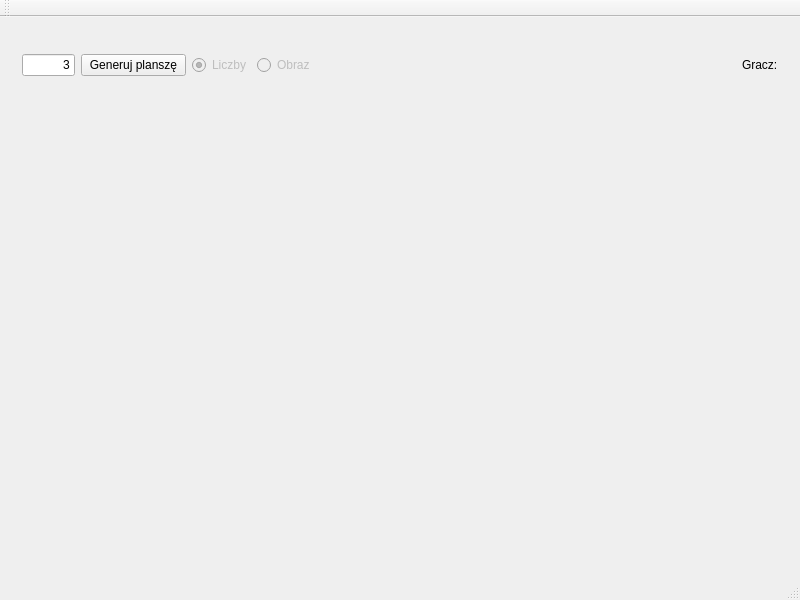
<?xml version="1.0" encoding="UTF-8"?>
<ui version="4.0">
 <class>MainWindow</class>
 <widget class="QMainWindow" name="MainWindow">
  <property name="geometry">
   <rect>
    <x>0</x>
    <y>0</y>
    <width>800</width>
    <height>600</height>
   </rect>
  </property>
  <property name="minimumSize">
   <size>
    <width>640</width>
    <height>480</height>
   </size>
  </property>
  <property name="windowTitle">
   <string>Slize Puzzle Game</string>
  </property>
  <widget class="QWidget" name="centralWidget">
   <layout class="QGridLayout" name="gridLayout_2">
    <item row="0" column="0">
     <layout class="QVBoxLayout" name="verticalLayout" stretch="0">
      <item>
       <widget class="QStackedWidget" name="stackedWidget">
        <property name="currentIndex">
         <number>1</number>
        </property>
        <widget class="QWidget" name="page">
         <property name="sizePolicy">
          <sizepolicy hsizetype="Preferred" vsizetype="Preferred">
           <horstretch>0</horstretch>
           <verstretch>0</verstretch>
          </sizepolicy>
         </property>
         <property name="layoutDirection">
          <enum>Qt::LeftToRight</enum>
         </property>
         <layout class="QHBoxLayout" name="horizontalLayout">
          <item>
           <spacer name="horizontalSpacer_2">
            <property name="orientation">
             <enum>Qt::Horizontal</enum>
            </property>
            <property name="sizeHint" stdset="0">
             <size>
              <width>40</width>
              <height>20</height>
             </size>
            </property>
           </spacer>
          </item>
          <item>
           <widget class="QLabel" name="labelUsername">
            <property name="text">
             <string>Nazwa użytkownika:</string>
            </property>
            <property name="alignment">
             <set>Qt::AlignRight|Qt::AlignTrailing|Qt::AlignVCenter</set>
            </property>
           </widget>
          </item>
          <item>
           <widget class="QLineEdit" name="usernameField">
            <property name="minimumSize">
             <size>
              <width>100</width>
              <height>0</height>
             </size>
            </property>
            <property name="maximumSize">
             <size>
              <width>200</width>
              <height>16777215</height>
             </size>
            </property>
            <property name="maxLength">
             <number>50</number>
            </property>
           </widget>
          </item>
          <item>
           <widget class="QPushButton" name="usernameBtn">
            <property name="text">
             <string>Graj</string>
            </property>
           </widget>
          </item>
          <item>
           <spacer name="horizontalSpacer_3">
            <property name="orientation">
             <enum>Qt::Horizontal</enum>
            </property>
            <property name="sizeHint" stdset="0">
             <size>
              <width>40</width>
              <height>20</height>
             </size>
            </property>
           </spacer>
          </item>
         </layout>
        </widget>
        <widget class="QWidget" name="page_2">
         <layout class="QVBoxLayout" name="verticalLayout_2" stretch="1,9">
          <item>
           <layout class="QHBoxLayout" name="topBar" stretch="1,2,0,0,8,0">
            <item>
             <widget class="QLineEdit" name="sizeField">
              <property name="minimumSize">
               <size>
                <width>50</width>
                <height>20</height>
               </size>
              </property>
              <property name="inputMethodHints">
               <set>Qt::ImhDigitsOnly</set>
              </property>
              <property name="text">
               <string>3</string>
              </property>
              <property name="alignment">
               <set>Qt::AlignRight|Qt::AlignTrailing|Qt::AlignVCenter</set>
              </property>
             </widget>
            </item>
            <item>
             <widget class="QPushButton" name="generateBtn">
              <property name="minimumSize">
               <size>
                <width>100</width>
                <height>20</height>
               </size>
              </property>
              <property name="text">
               <string>Generuj planszę</string>
              </property>
             </widget>
            </item>
            <item>
             <widget class="QRadioButton" name="radioNumber">
              <property name="enabled">
               <bool>false</bool>
              </property>
              <property name="text">
               <string>Liczby</string>
              </property>
              <property name="checked">
               <bool>true</bool>
              </property>
              <attribute name="buttonGroup">
               <string notr="true">buttonGroup</string>
              </attribute>
             </widget>
            </item>
            <item>
             <widget class="QRadioButton" name="radioImage">
              <property name="enabled">
               <bool>false</bool>
              </property>
              <property name="text">
               <string>Obraz</string>
              </property>
              <attribute name="buttonGroup">
               <string notr="true">buttonGroup</string>
              </attribute>
             </widget>
            </item>
            <item>
             <spacer name="horizontalSpacer">
              <property name="orientation">
               <enum>Qt::Horizontal</enum>
              </property>
              <property name="sizeHint" stdset="0">
               <size>
                <width>40</width>
                <height>20</height>
               </size>
              </property>
             </spacer>
            </item>
            <item>
             <widget class="QLabel" name="lUsername">
              <property name="text">
               <string>Gracz:</string>
              </property>
             </widget>
            </item>
           </layout>
          </item>
          <item>
           <layout class="QGridLayout" name="boardGrid">
            <item row="0" column="0">
             <spacer name="verticalSpacer">
              <property name="orientation">
               <enum>Qt::Vertical</enum>
              </property>
              <property name="sizeHint" stdset="0">
               <size>
                <width>20</width>
                <height>40</height>
               </size>
              </property>
             </spacer>
            </item>
           </layout>
          </item>
         </layout>
        </widget>
       </widget>
      </item>
     </layout>
    </item>
   </layout>
  </widget>
  <widget class="QMenuBar" name="menuBar">
   <property name="geometry">
    <rect>
     <x>0</x>
     <y>0</y>
     <width>800</width>
     <height>25</height>
    </rect>
   </property>
  </widget>
  <widget class="QToolBar" name="mainToolBar">
   <attribute name="toolBarArea">
    <enum>TopToolBarArea</enum>
   </attribute>
   <attribute name="toolBarBreak">
    <bool>false</bool>
   </attribute>
  </widget>
  <widget class="QStatusBar" name="statusBar"/>
 </widget>
 <layoutdefault spacing="6" margin="11"/>
 <resources/>
 <connections/>
 <buttongroups>
  <buttongroup name="buttonGroup"/>
 </buttongroups>
</ui>
